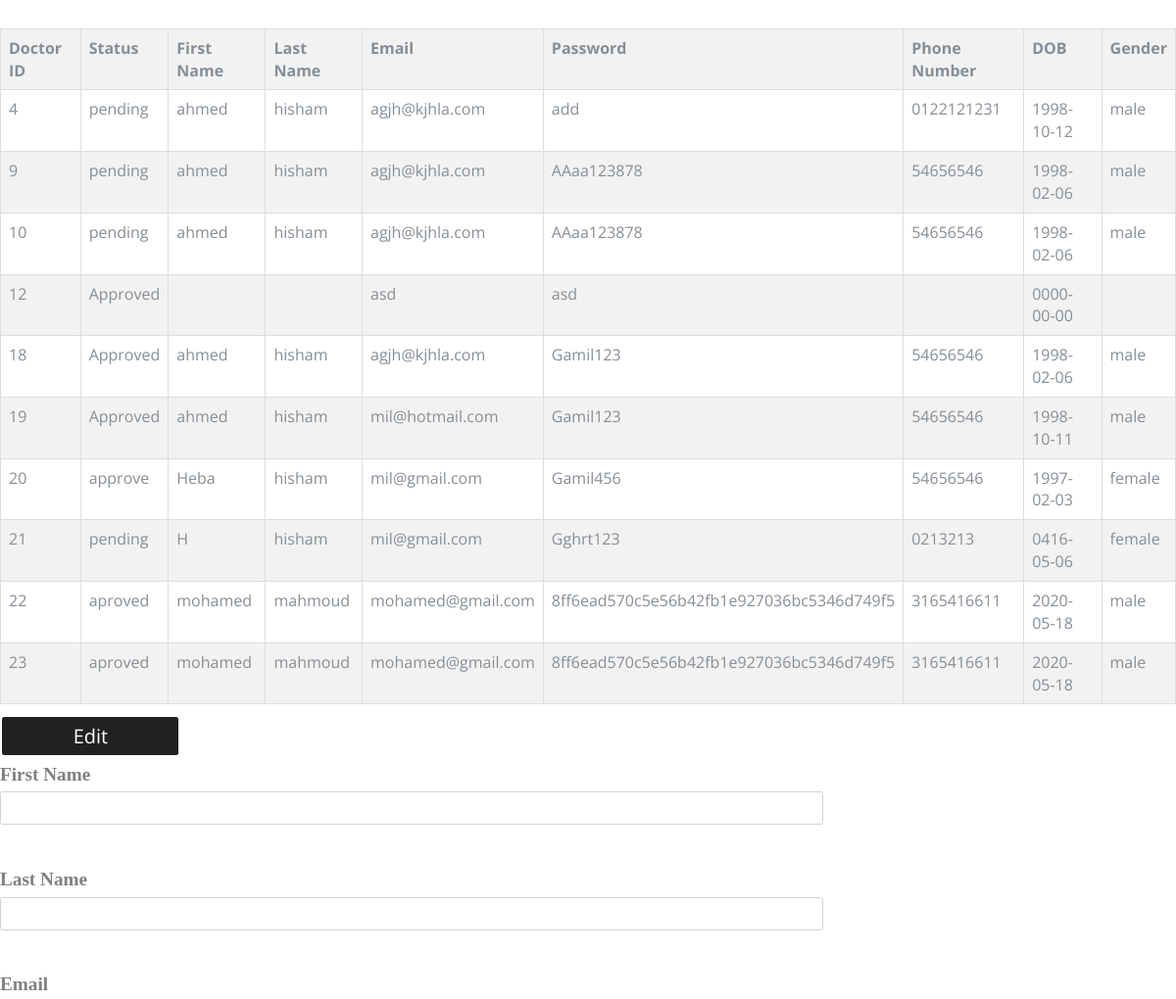
/EditDoctorView.php (upper part), run on an earlier commit of the app's database.
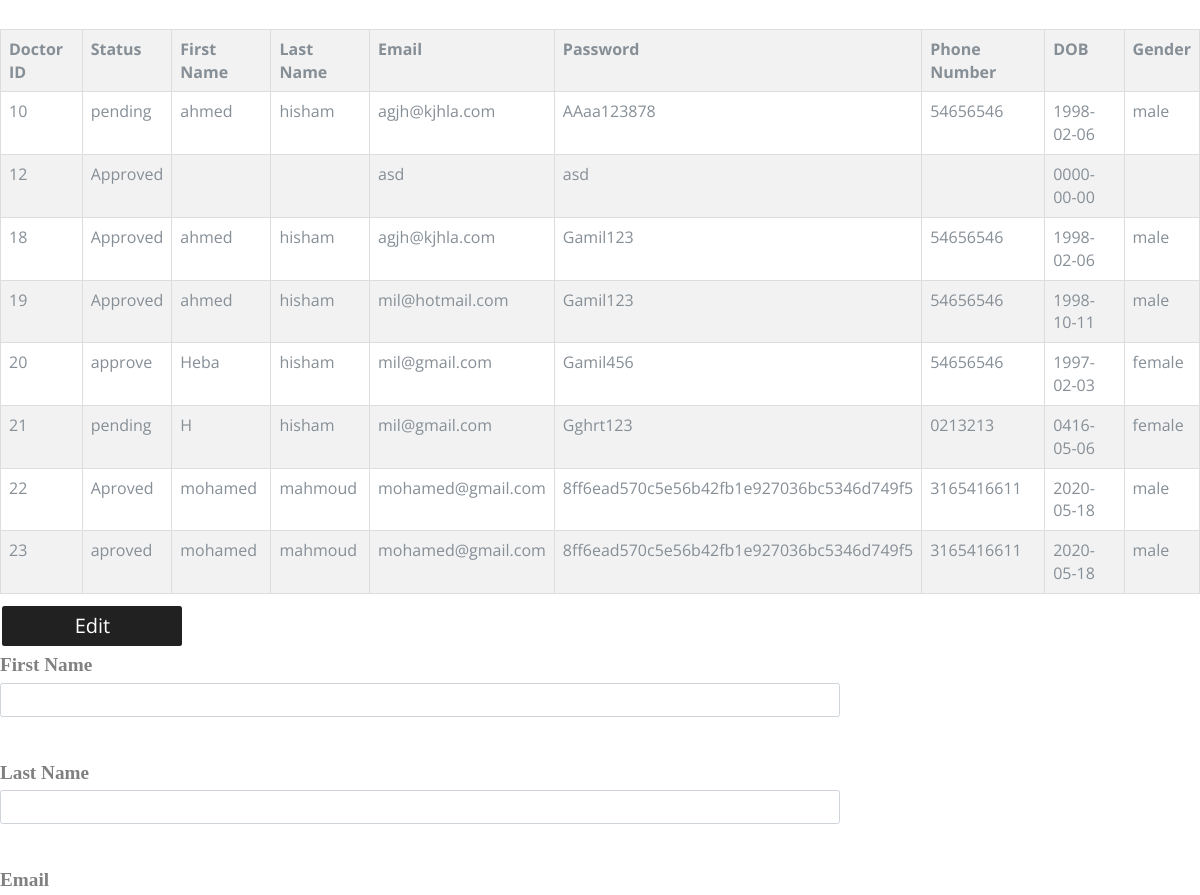
And on a later commit of the database.
### tables this page shows
CREATE TABLE IF NOT EXISTS `users` (
  `ID` int(11) NOT NULL AUTO_INCREMENT,
  `status` varchar(255) NOT NULL,
  `FirstName` varchar(255) NOT NULL,
  `LastName` varchar(255) NOT NULL,
  `Email` varchar(255) NOT NULL,
  `Password` varchar(255) NOT NULL,
  `Phoneno` varchar(15) NOT NULL,
  `DOB` date NOT NULL,
  `gender` varchar(255) NOT NULL,
  `TypeID` int(10) NOT NULL,
  PRIMARY KEY (`ID`)
);

### EditDoctorView.php (the view, shortened to what this page needs)
<html>
<head>
	<link rel="stylesheet" href="https://maxcdn.bootstrapcdn.com/bootstrap/3.4.1/css/bootstrap.min.css">
	<link rel="stylesheet" href="css/bootstrap.css">
	<link rel="stylesheet" href="css/animate.css">
	<link rel="stylesheet" href="css/owl.carousel.min.css">
	<link rel="stylesheet" href="css/bootstrap-datepicker.css">
	<link rel="stylesheet" href="css/jquery.timepicker.css">
	<link rel="stylesheet" href="fonts/ionicons/css/ionicons.min.css">
	<link rel="stylesheet" href="fonts/fontawesome/css/font-awesome.min.css">
	<link rel="stylesheet" href="fonts/flaticon/font/flaticon.css">
				<link rel="stylesheet" href="css/style.css">
</head>
<body>
<br>
	 <?php
	 $sql="SELECT * FROM users WHERE (TypeID='1' OR TypeID= '3')";
	 	$result = mysqli_query($conn,$sql);
	 	if (mysqli_num_rows($result) > 0) {
	 	echo "<table class='table table-striped table-bordered' >";
	 	echo "<th>Doctor ID</th>"."<th>Status</th>"."<th>First Name</th>"."<th>Last Name</th>"."<th>Email</th>"."<th>Password</th>"."<th>Phone Number</th>"."<th>DOB</th>"."<th>Gender</th>";
	 	   while($row = mysqli_fetch_array($result)) {
	 	   echo "<tr><td>".$row['ID']."</td>".
	 	   "<td>".$row['status']."</td>".
	 		 "<td>".$row['FirstName']."</td>".
			  "<td>".$row['LastName']."</td>".
				 "<td>".$row['Email']."</td>".
				  "<td>".$row['Password']."</td>".
					 "<td>".$row['Phoneno']."</td>".
					  "<td>".$row['DOB']."</td>".
						 "<td>".$row['gender']."</td></tr>";
	 	   }
	 	   echo "</table>";
	 	}
	 	else {
	     echo "<h4>No Doctor Info yet</h4>";
	 	}
	 ?>
<button class="btn btn-default" id = "Edit" style = "color: white;background-color: #212121 ; font-size: 20px; width:15%; margin:0.2%;" >Edit</button>
<form id="form1" action = "EditDoctor.php?action=updateuser" style = "display:none; margin:0.5%;" method="post">
<br>
<br>
<br>
<b id="label">First Name</b>
<br>
<div class="form-group">
<input  type="text" id="FirstName" Name="FirstName" style="width:70%;" class="form-control" required>
<br>
</div>
<b id="label">Last Name	</b>
<br>
<div class="form-group">
<input  type="text" id="LastName" Name="LastName" style="width:70%;" class="form-control" required>
<br>
</div>
<b id="label">Email</b>
<br>
<br>
<br>
<br>
<br>
<br>
</form>
</body>
</html>

### css/style.css (style rules this page uses)
body { background: #fff; font-family: "Open Sans", Arial, sans-serif; font-weight: 400; font-size: 16px; line-height: 1.8; color: #868e96; }
.btn, .form-control { outline: none; -webkit-box-shadow: none !important; box-shadow: none !important; }

### EditDoctorView.php (style rules this page uses)
#label { color:grey; font-family:sans serif; font-size:120%; }

What changed in the data, as far as the page shows it:
removed users: ID "4", status "pending", FirstName "ahmed", LastName "hisham", Email "agjh@kjhla.com", Password "add", Phoneno "0122121231", DOB "1998-10-12", gender "male"
removed users: ID "9", status "pending", FirstName "ahmed", LastName "hisham", Email "agjh@kjhla.com", Password "AAaa123878", Phoneno "54656546", DOB "1998-02-06", gender "male"
changed users id 22: status "aproved" → "Aproved"
